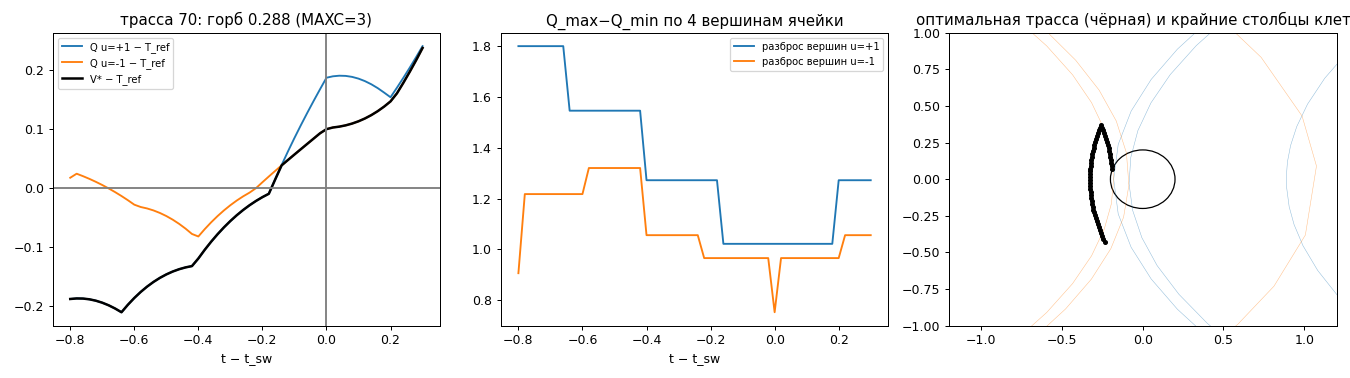

Here is the Python script that generated this plot:
"""laptop-B: разбор 5 трасс с наибольшим горбом (SUBK=K, MAXC=3): по t — слой/клетка/строка/столбец/локальные координаты ячейки, Q слоёв, откуда min. Из v8 (aida): MAXC=3 SUBK=3 python3 reports/laptop_b/hump_diag.py"""
import os, sys
import numpy as np
sys.path.insert(0, os.path.abspath('.')); sys.path.insert(0, os.path.join(os.path.abspath('.'), 'src', 'algo'))
from src.algo import solve8 as S, ref_di_disk as R
import hump as H
TG = H.TG; g = S.load_growN(); atlas, _ = S.build_atlas([1., -1., 0.], 0, par=False); G = S.make_graph(g, atlas, 'N'); rho = G.rho; G.set_calc('q'); G.subk = int(os.environ.get('SUBK', 3)); G.solve(verbose=False)
X0 = S.starts(g, 600, 1); mx = S.path_extent(X0, rho); Xz = X0[mx <= float(g.XLV[0])]; U0, T1, TT = H.opt_switch(Xz, rho)
ids = np.flatnonzero(np.isfinite(T1) & (T1 >= .8) & (TT - T1 >= .3)); res = []
for i in ids:
    t = T1[i] + TG; a = np.minimum(t, T1[i]); b = np.maximum(t - T1[i], 0.); u = U0[i]; x1 = Xz[i, 0] + Xz[i, 1] * a + u * a * a / 2; v1 = Xz[i, 1] + u * a; P = np.stack([x1 + v1 * b - u * b * b / 2, v1 - u * b], 1); e = G.Vlayers(P).min(1) - (TT[i] - t)
    if not np.isfinite(e).all(): continue
    win = (TG >= -.5) & (TG <= 0); res.append((e[win].max() - e[0], i, P, e))
res.sort(key=lambda r: -r[0]); hs = np.array([r[0] for r in res]); print('RES трасс %d, горб мед %.3f p90 %.3f, топ-5: %s' % (len(res), np.median(hs), np.percentile(hs, 90), np.round(hs[:5], 3)))
np.set_printoptions(precision=3, suppress=True, linewidth=220)
for h, i, P, e in res[:5]:
    print('RES === трасса %d: старт (%.2f,%.2f), u0=%+g, t_sw=%.2f, T=%.2f, горб %.3f' % (i, *Xz[i], U0[i], T1[i], TT[i], h))
    pk = int(np.argmax(np.where((TG >= -.5) & (TG <= 0), e, -9))); show = [k for k in range(len(TG)) if abs(TG[k] - TG[pk]) <= .1 or TG[k] in (-.8, 0.)]
    for k in show:
        row = []
        for li, u in enumerate(G.us):
            pi, verts, w, rank = G.locate(u, P[k:k + 1]); info = 'нет ячейки'
            for r in range(len(pi)):
                vv = verts[r]; Qv = G.V[vv]
                if (Qv < S.BIG / 2).all(): info = 'кл%d ряд%d/%d кол%d sc=(%.2f,%.2f) ранг%d Q=%.3f верш %s' % (G.nodecell[vv[0]] - G.gcell[u][0], G.rowid[vv[0]], len(atlas[u][G.nodecell[vv[0]] - G.gcell[u][0]].G) if False else 0, (vv[0] - G.base[u][G.nodecell[vv[0]] - G.gcell[u][0]]) % G.M, w[r, 2] + w[r, 3], w[r, 1] + w[r, 3], rank[r], float((w[r] * Qv).sum()), np.round(Qv, 2)); break
            row.append('u=%+g: %s' % (u, info))
        print('RES  t−t_sw=%+.2f (%.2f,%.2f) e=%+.3f | %s' % (TG[k], *P[k], e[k], ' || '.join(row)))
# картинка худшей трассы + разброс вершин ячейки, ответившей на запрос, по всем трассам
def spread(u, Pk):
    pi, verts, w, rank = G.locate(u, Pk); out = np.full(len(Pk), np.nan); done = np.zeros(len(Pk), bool)
    for r in range(len(pi)):
        Qv = G.V[verts[r]]
        if (Qv < S.BIG / 2).all() and not done[pi[r]]: out[pi[r]] = Qv.max() - Qv.min(); done[pi[r]] = True
    return out
sp = []; 
for h, i, P, e in res: sp.append(np.nanmax([np.nanmax(spread(u, P[(TG >= -.5) & (TG <= 0)])) for u in G.us if u != 0]))
sp = np.array(sp); hs = np.array([r[0] for r in res]); print('RES разброс Q по вершинам ответившей ячейки (max на [−.5,0]): мед %.2f p90 %.2f; корреляция с горбом %.2f; горб>.1 у %d трасс, из них разброс>.5 у %d' % (np.median(sp), np.percentile(sp, 90), np.corrcoef(sp, hs)[0, 1], (hs > .1).sum(), ((hs > .1) & (sp > .5)).sum()))
import matplotlib; matplotlib.use('Agg'); import matplotlib.pyplot as plt
h, i, P, e = res[0]; Tr_t = TT[i] - (T1[i] + TG); Vl = G.Vlayers(P); fig, ax = plt.subplots(1, 3, figsize=(15, 4.2))
for li, u in enumerate(G.us):
    if u == 0: continue
    ax[0].plot(TG, Vl[:, li] - Tr_t, label='Q u=%+g − T_ref' % u); ax[1].plot(TG, spread(u, P), label='разброс вершин u=%+g' % u)
ax[0].plot(TG, e, 'k', lw=2, label='V* − T_ref'); ax[0].axvline(0, color='gray'); ax[0].axhline(0, color='gray'); ax[0].set_xlabel('t − t_sw'); ax[0].legend(fontsize=8); ax[0].set_title('трасса %d: горб %.3f (MAXC=3)' % (i, h)); ax[1].legend(fontsize=8); ax[1].set_xlabel('t − t_sw'); ax[1].set_title('Q_max−Q_min по 4 вершинам ячейки')
for u, c in ((1., 'C0'), (-1., 'C1')):
    for cl in atlas[u]: gg = np.asarray(cl.G); ax[2].plot(gg[:, :, 0].T, gg[:, :, 1].T, c, lw=.2) if False else ax[2].plot(gg[:, 0, 0], gg[:, 0, 1], c, lw=.4, alpha=.5)
ax[2].plot(P[:, 0], P[:, 1], 'k.-'); ax[2].add_patch(plt.Circle((0, 0), rho, fill=False)); ax[2].set_xlim(-1.2, 1.2); ax[2].set_ylim(-1, 1); ax[2].set_title('оптимальная трасса (чёрная) и крайние столбцы клеток'); plt.tight_layout(); plt.savefig(os.environ.get('OUT', 'hump_diag') + '.png', dpi=90)
